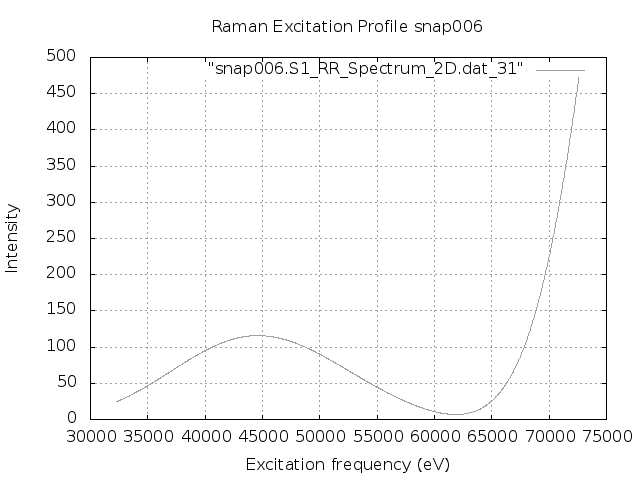

Source code (gnuplot):
set terminal png
set output "snap006.S1.REP_frozen.png"
set xlabel 'Excitation frequency (eV)'
set ylabel 'Intensity'
set title "Raman Excitation Profile snap006"
set grid
set autoscale
plot "snap006.S1_RR_Spectrum_2D.dat_31" with lines lc "blue"
exit
